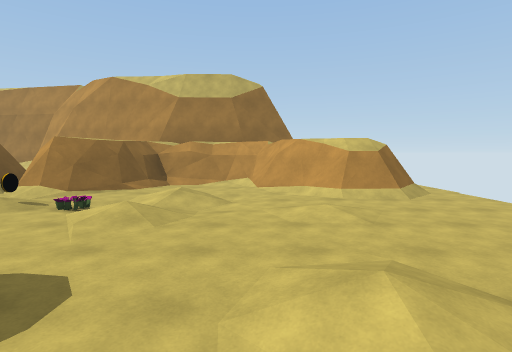
View 1 (above)

16 first-person views from a walk through a scene from a Unity 3-D project. The camera is 1.5 m above the floor, tilts 4° down and sees 80° across. The floor is counted in squares, 2 m on a side. Each view is taken from the middle of a square. On the plan, view 1 faces up. The plan holds only what a view shows up to about 10 squares ahead; the rest is blank. The place goes on beyond the plan. The player is left out.

View 2
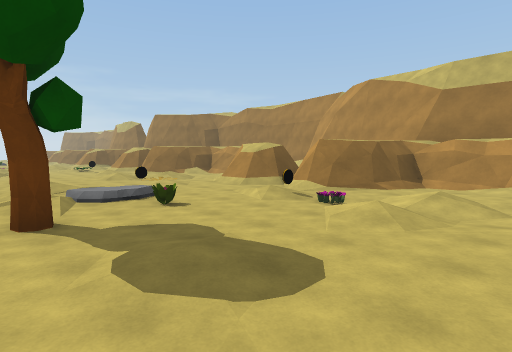

View 3
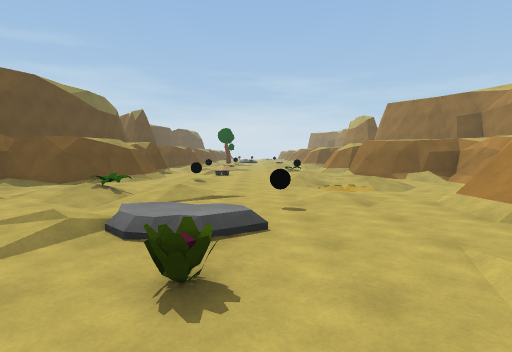

View 4
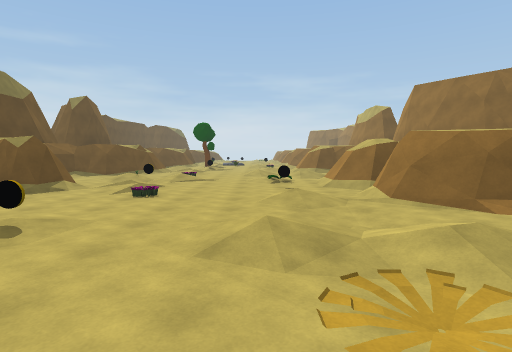

View 5
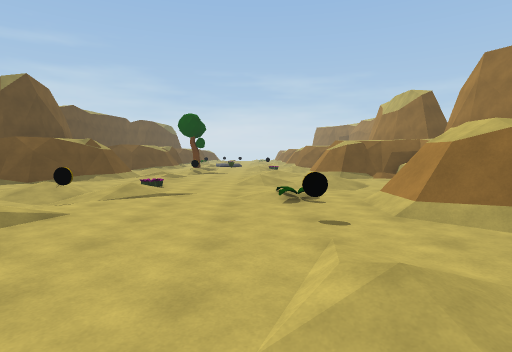

View 6
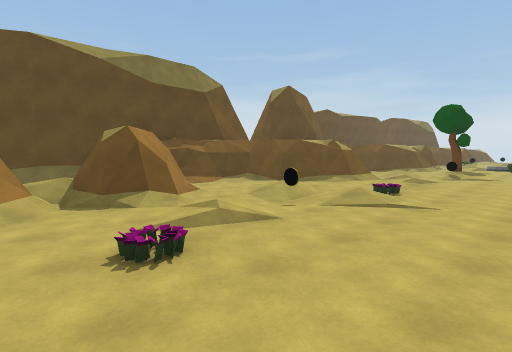

View 7
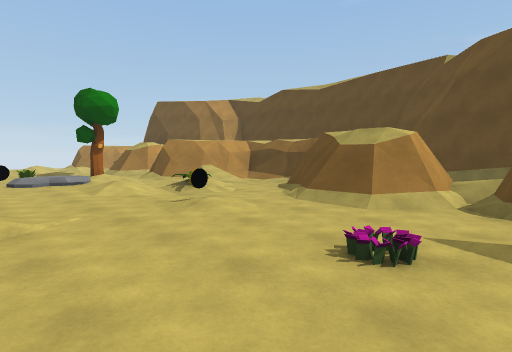

View 8
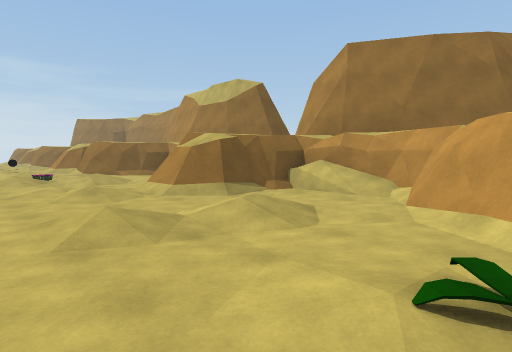

View 9
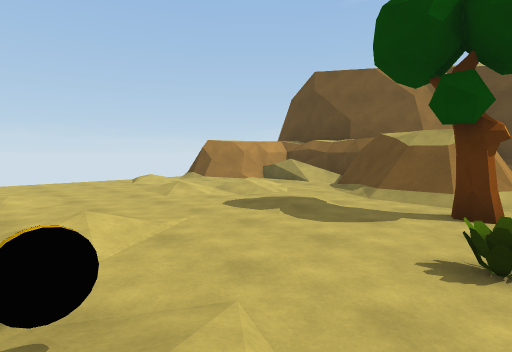

View 10
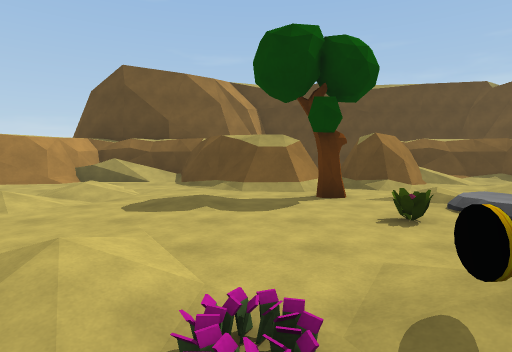

View 11
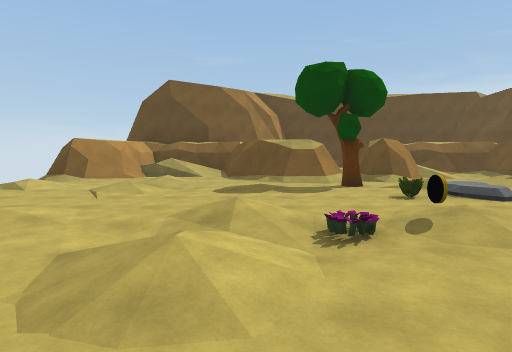

View 12
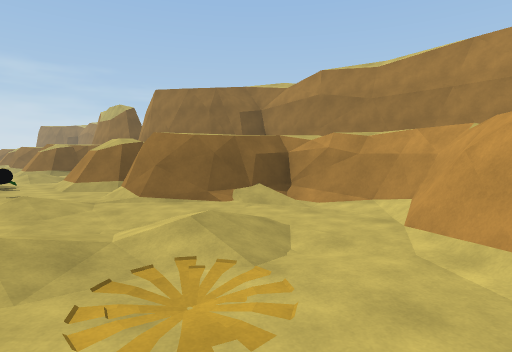

View 13
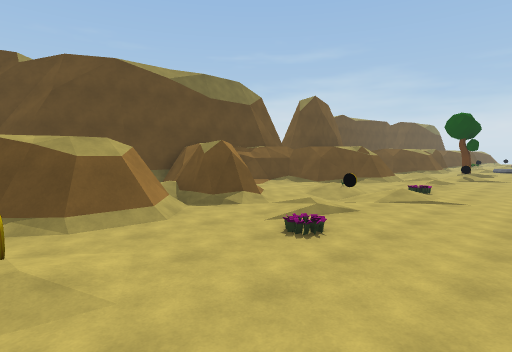

View 14
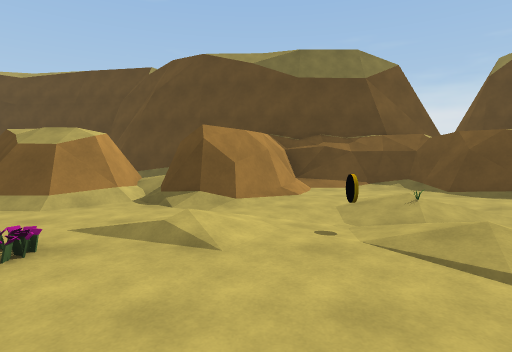

View 15
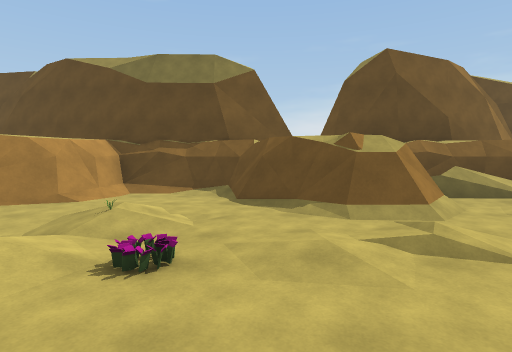

View 16
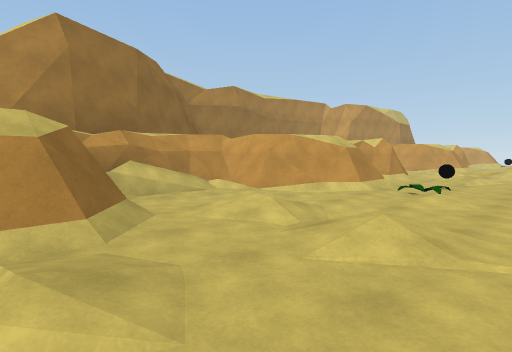

### Floor plan
Key: @ floor where view 1 was taken; # wall or solid block; . main floor; : floor 0.25 m higher than the main floor; + floor 0.5 m higher than the main floor; / step, stairs or slope; = window, fence, low wall or low ledge; ^ raised ledge; C coin; P plant; T tree; O other object.
Columns run from 23 left of view 1 to 4 right of it. Each row starts with its distance up from view 1.
 10  ###
  9  ##^##     ####     ####
  8  #///#   ###..##   ##..##
  7 ##...######.../#####/...###.
  6 #/.+..//.:..:/.///=/.//..//.
  5 /.....PC.:/...P....CP...:...
  4 .../........+..:...../..:...
  3 ................O:P.........
  2 ....P/...P....::.+....../...
  1 .+:../C:/...C.//.+.T.:../.+:
  0 ./...O....//..P/...//..@/...
 -1 ###..:.##/##/.../#####.../##
 -2   ##../##/###/./###  ##+=##
 -3    ######   #####     ####
 -4        ##/   #
 -5         ####

Positions as (right, up) in squares from view 1, and headings:
1: (0, 0), facing up
2: (0, 0), facing up-left
3: (-3, 3), facing left
4: (-8, 4), facing left
5: (-12, 4), facing left
6: (-13, 4), facing down-left
7: (-15, 4), facing down-right
8: (-17, 3), facing up-left
9: (-5, 5), facing down-right
10: (-3, 6), facing down
11: (-2, 8), facing down
12: (-8, 4), facing up-left
13: (-11, 4), facing down-left
14: (-16, 4), facing down
15: (-20, 4), facing down
16: (-23, 3), facing up-right
